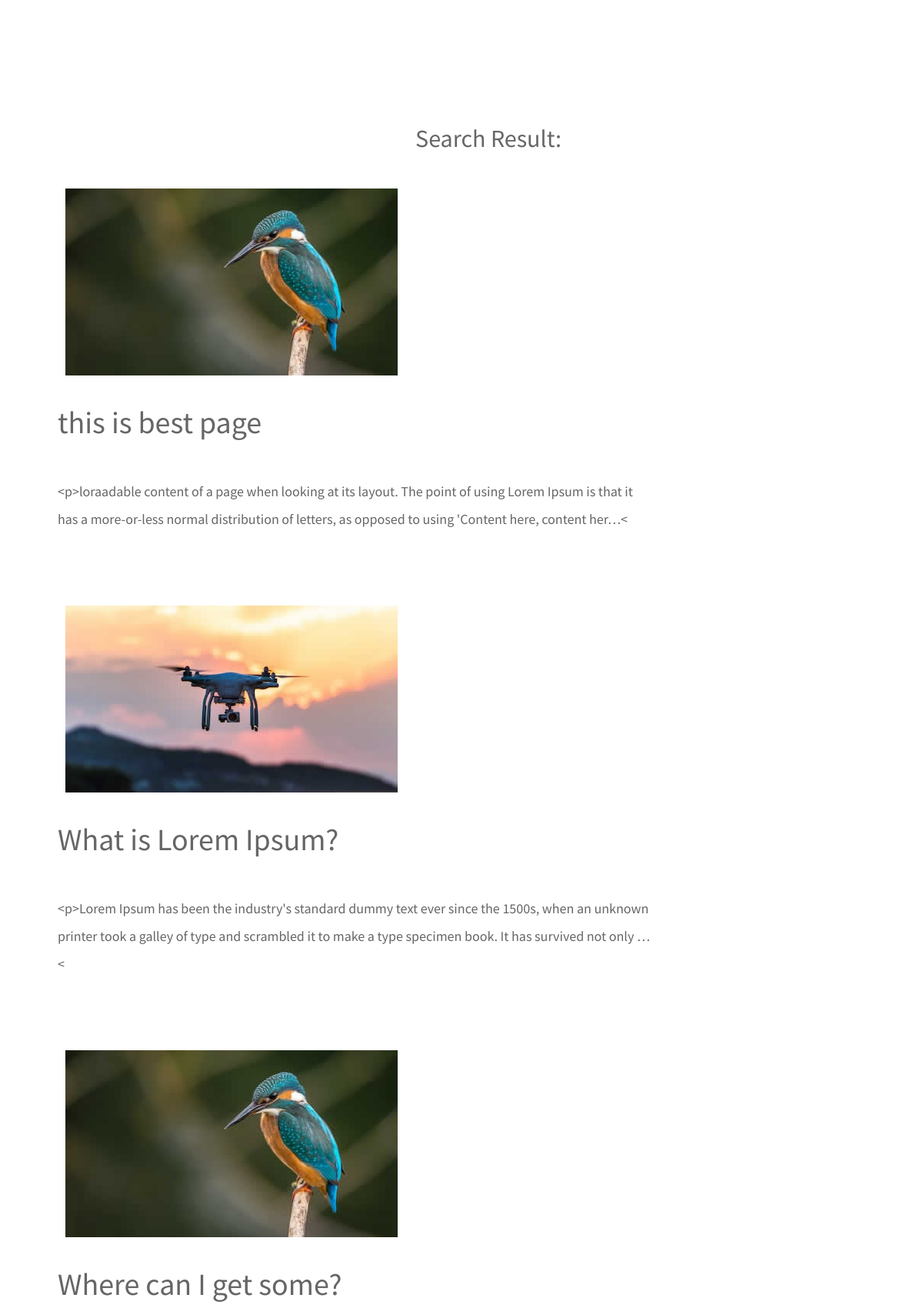
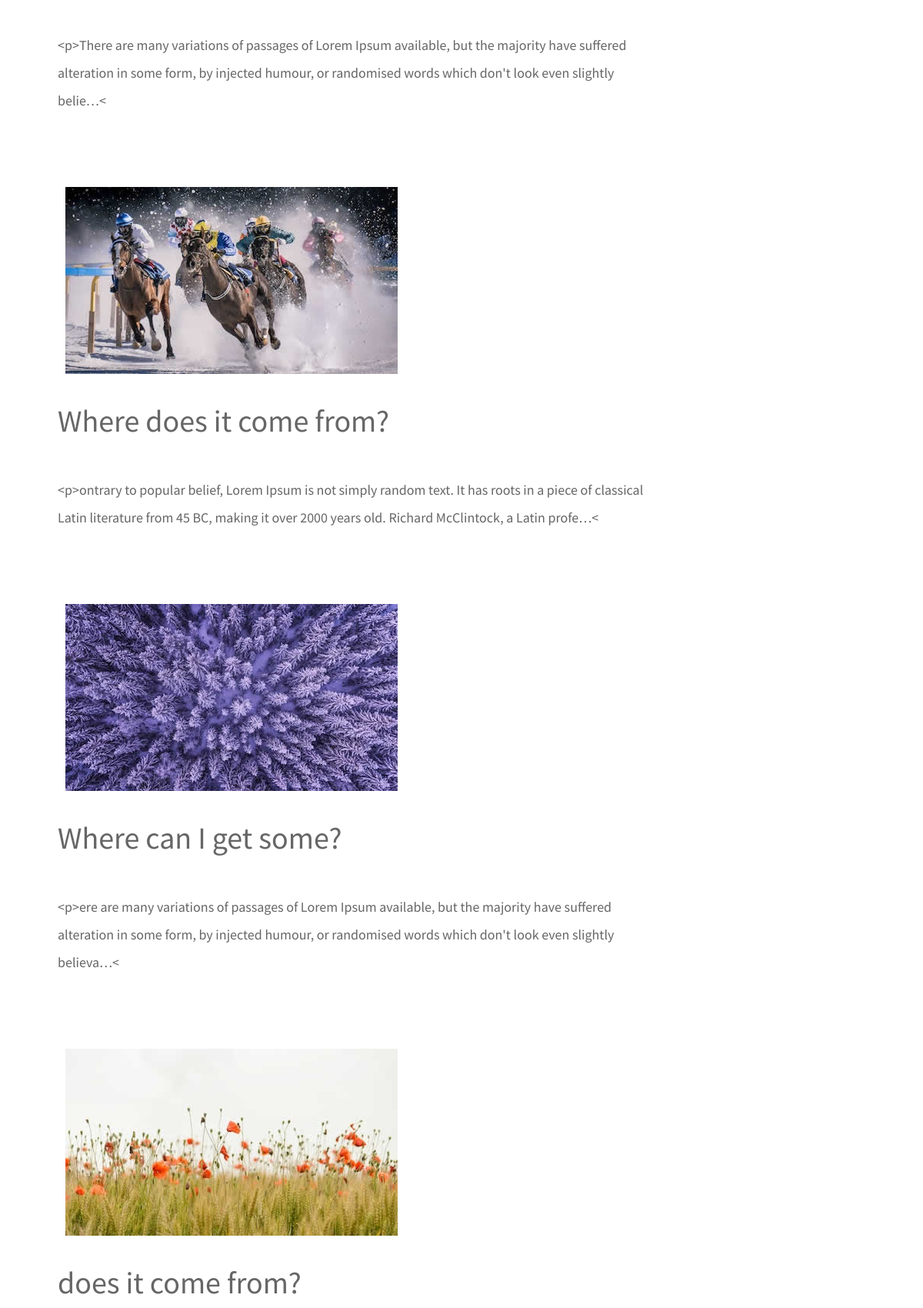
The app's page /search/ (upper part) with its own data (2 pictures, top to bottom).
### App/models.py (models this page shows)
class Blognews(models.Model):
    tittle = models.CharField(max_length=80)
    des = HTMLField()
    img = models.ImageField(upload_to='news/images', default="")
    slug = AutoSlugField(populate_from='tittle',unique=True,null=True, default=None)

### App/views.py (the view)
# urls.py: path("search/", views.search, name='search'),
def search(request):
    blogsdata = Blognews.objects.all()
    if request.method == 'GET':
        st = request.GET.get('search')
        if st!=None:
            blogsdata = Blognews.objects.filter(tittle__icontains=st)
    params = {
        'blogsdata': blogsdata
    }
    return render(request, 'search.html', params)

### templates/search.html (shortened to what this page needs)
{% include "base.html" %}
					</div>
				</div>
<br>
<br>
		<div class="container-fluid">
			<div class="mx-auto tm-content-container">
            <h2 style = "osition: relative;
                                text-align: center;
                                padding-top: 9px;
                                padding-left: 70px;">  Search Result:</h2>
				<main>
                    {% for n in blogsdata %}
					<div class="row ">
						<div class="col-12" style='position: relative;bottom: 37px;'>
                            <img src="/media/{{n.img}}" alt="Image" class="img-fluid tm-catalog-item-img" style = "osition: relative;
                                text-align: center;
                                padding-top: 75px;
                                padding-left: 70px;">
						</div>
					</div>
					<div class="row mb-3 pb-3">
						<div class="col-xl-8 col-lg-7">
							<div class="tm-video-description-box" style="position: relative;left: 60px;">
								<h2 class="mb-5 tm-video-title">{{n.tittle}}</h2>
								<p class="mb-4">{{n.des| truncatechars:200}}<</p>
							</div>
						</div>
					</div>
                    {% empty %}
                        <h3 class="tm-text-primary mb-3 tm-catalog-item-title">NO DATA FOUND</h3>
                    {% endfor %}
				</main>
			</div>
		</div>
</body>
</html>

### templates/base.html (shortened to what this page needs)
<!DOCTYPE html>
<html lang="en">
{% load static %}
<head>
    <link rel="stylesheet" href="fontawesome/css/all.min.css">
    <link rel="stylesheet" href="{% static 'css/style.css' %}">
    <link rel="stylesheet" href="{% static 'css/bootstrap.min.css' %}">
    <link rel="stylesheet" href="{% static 'css/templatemo-video-catalog.css' %}">
</head>
<body>
    <div class="tm-page-wrap mx-auto">
        <div class="position-relative">
            <div class="position-absolute tm-site-header">
                <div class="container-fluid position-relative">
                    <div class="row">
                        <div class="col-5 col-md-8 ml-auto mr-0">
                            <div class="tm-site-nav">
                                <nav class="navbar navbar-expand-lg mr-0 ml-auto" id="tm-main-nav">
                                    <div class="collapse navbar-collapse tm-nav" id="navbar-nav">
                                        <ul class="navbar-nav text-uppercase">
                                            <li class="nav-item">
                                                <a class="nav-link tm-nav-link" href="/">Home <span class="sr-only">(current)</span></a>
                                            </li>
                                            <li class="nav-item">
                                                <a class="nav-link tm-nav-link" href="/about.html">About</a>
                                            </li>
                                            <li class="nav-item">
                                                <a class="nav-link tm-nav-link" href="/contact.html">Contact</a>
                                            </li>
                                        </ul>
                                    </div>
                                </nav>
                            </div>
                        </div>
                    </div>
                </div>
            </div>

### static/css/style.css (style rules this page uses)
body { background: #f2f2f2; font-family: 'Open Sans', sans-serif; }

### static/css/templatemo-video-catalog.css (style rules this page uses)
html { scroll-behavior: smooth; overflow-x: hidden; }
body { margin: 0; padding: 0; font-family: 'Source Sans Pro', sans-serif; font-size: 18px; line-height: 2em; overflow-x: hidden; }
a { transition: all 0.3s ease; color: #666; }
h2, p { color: #666666; }
.tm-site-header { position: absolute; z-index: 1000; width: 100%; top: 0; left: 0; padding: 40px; }
.tm-nav-link { color: white; font-size: 1.4rem; }
#tm-main-nav .nav-item .nav-link { border-bottom: 1px solid transparent; }
.tm-content-container { max-width: 1422px; padding-top: 80px; padding-bottom: 35px; }
.tm-video-title { font-size: 2.5rem; }
.tm-video-description-box { max-width: 920px; }
@media (min-width: 992px) { #tm-main-nav .nav-item { margin: 20px 40px; } }
@media (min-width: 992px) { .navbar-expand-lg .navbar-nav .nav-link { padding: 8px 0px; } }
@media (min-width: 992px) { .navbar-expand-lg .navbar-collapse { justify-content: flex-end; } }

### records on screen
Blognews: img (picture), tittle "this is best page", des "<p>loraadable content of a page when looking at its layout. The point of using Lorem Ipsum is that it has a more-or-less normal distribution of letters, as opposed to using 'Content here, content her…"
Blognews: img (picture), tittle "What is Lorem Ipsum?", des "<p>Lorem Ipsum has been the industry's standard dummy text ever since the 1500s, when an unknown printer took a galley of type and scrambled it to make a type specimen book. It has survived not only …"
Blognews: img (picture), tittle "Where can I get some?", des "<p>There are many variations of passages of Lorem Ipsum available, but the majority have suffered alteration in some form, by injected humour, or randomised words which don't look even slightly belie…"
Blognews: img (picture), tittle "Where does it come from?", des "<p>ontrary to popular belief, Lorem Ipsum is not simply random text. It has roots in a piece of classical Latin literature from 45 BC, making it over 2000 years old. Richard McClintock, a Latin profe…"
Blognews: img (picture), tittle "Where can I get some?", des "<p>ere are many variations of passages of Lorem Ipsum available, but the majority have suffered alteration in some form, by injected humour, or randomised words which don't look even slightly believa…"
Blognews: img (picture), tittle "does it come from?"
